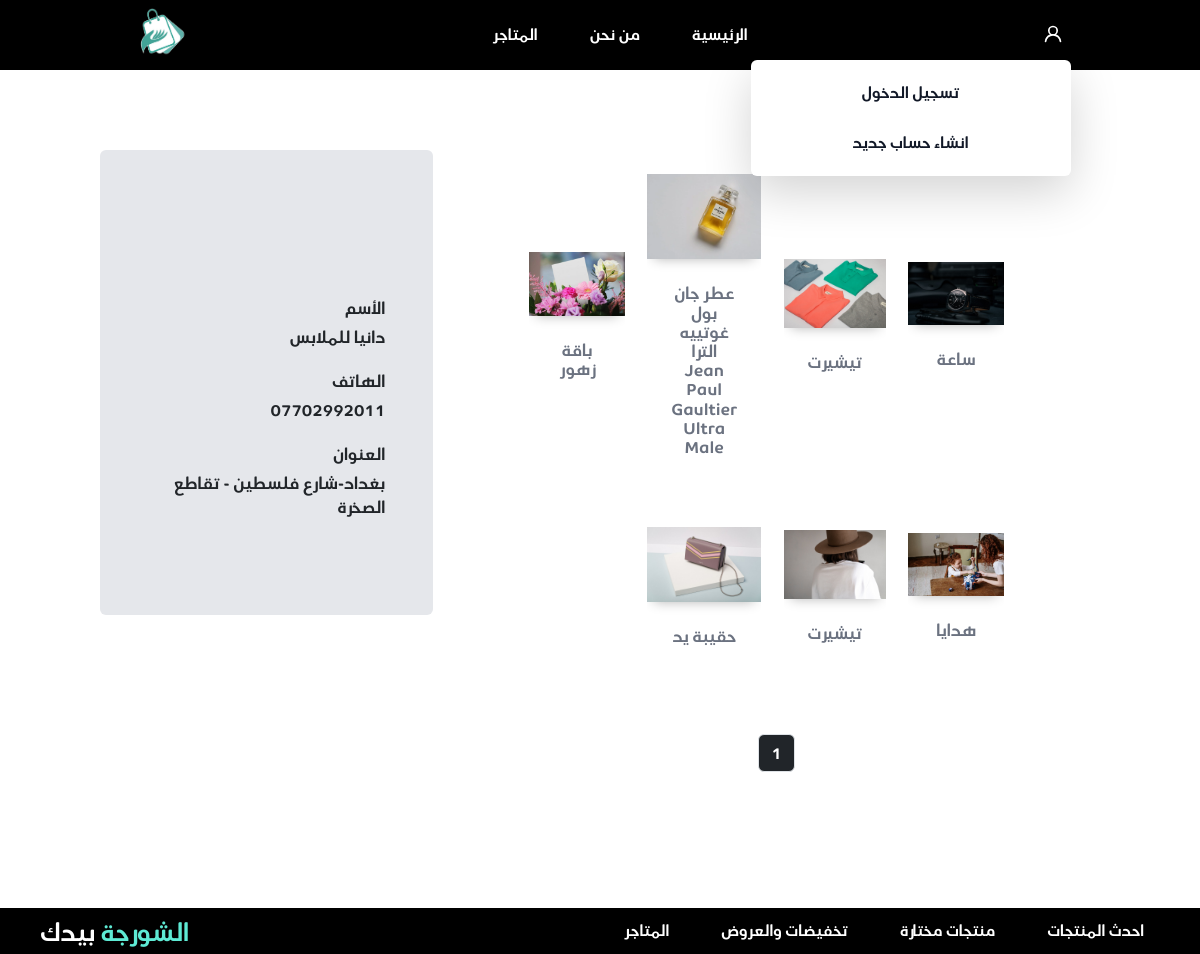
The page /vendor/store/دانيا للملابس/ on the database as committed earlier.
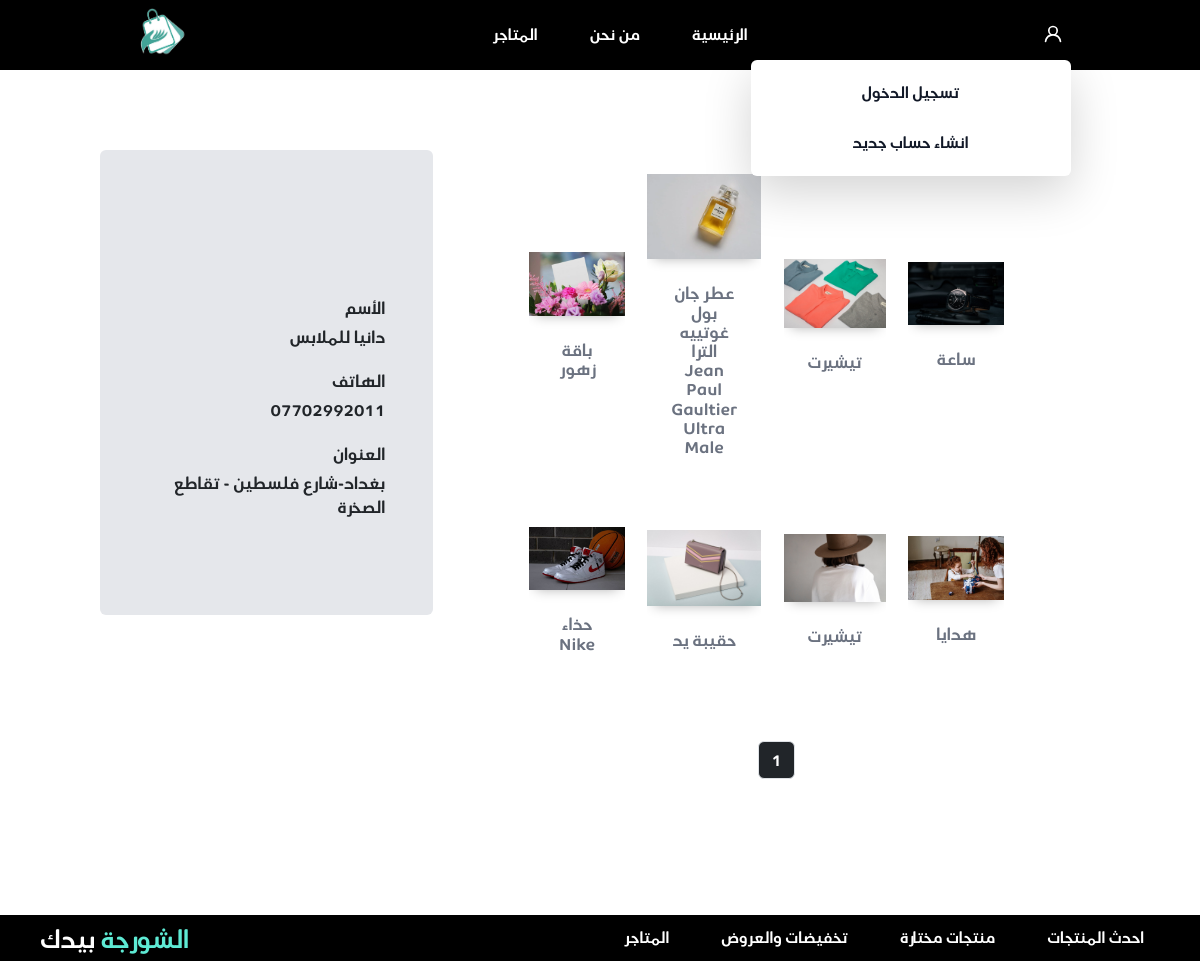
The same page on the database as committed later.
### jumla/models.py (models this page shows, shortened)
class Product(models.Model):
    ProductName = models.CharField(max_length=255)
    Size = models.CharField(max_length=255)
    price = models.DecimalField(max_digits=12, decimal_places=2)
    description = models.CharField(max_length=255)
    shopOwner = models.ForeignKey(Shop, on_delete=models.CASCADE, related_name="shop_products")
    Date = models.DateTimeField(default=timezone.now)
    is_active = models.BooleanField(default=True)
    Category = models.ForeignKey(Category, on_delete=models.CASCADE, related_name="product_Category")

class product_Images(models.Model):
    image = models.ImageField(upload_to="images/", null=True)
    product = models.ForeignKey(Product, on_delete=models.CASCADE, related_name="Image_Product")
    class Meta:
        verbose_name = "product_Image"
        verbose_name_plural = "product_Images"

class Shop(models.Model):
    shopName = models.CharField(max_length=255)
    shopOwner = models.OneToOneField(User, on_delete=models.CASCADE, related_name="shopOwner")
    def __str__(self):
        return f"{self.shopName}"

class User(AbstractUser):
    username = None
    phone_number = models.CharField(max_length=11, unique=True)
    address = models.CharField(max_length=255, null=True)
    USERNAME_FIELD = 'phone_number'
    REQUIRED_FIELDS = []
    objects = CustomUserManager()
    class Meta:
        verbose_name = "user"
        verbose_name_plural = "users"

### jumla/views/vender.py (the view)
# urls.py: path('store/<store>/', vender.show_store, name='show_store'),
def show_store(request, store):
    vender = get_object_or_404(Shop, shopName__contains=store)
    shop_products = Product.objects.filter(shopOwner__shopName__contains=vender)
    paginator_element = MyPaginator(shop_products, 10)
    page_number = request.GET.get('page')
    page_elements = paginator_element.get_pages(page_number)
    context = {"page_elements": page_elements[1], "page_nums": page_elements[0], 'vender': vender}
    return render(request, 'jumla/vender/stores.html', context)

### jumla/utilities/paginator.py (called while the page is built)
    def get_pages(self, page):
        self.page_nums = "a" * self.items.get_page(page).paginator.num_pages
        self.pages = self.items.get_page(page)
        return self.page_nums, self.pages

### jumla/templates/jumla/vender/stores.html (shortened to what this page needs)
{% extends 'jumla/base/base.html' %}
{% load static %}
{% block static %}
    <link rel="stylesheet" type="text/css" href="{% static 'jumla/landpage.css' %}">
{% endblock %}
{% block content %}
<div class="">
<div class=" grid grid-cols-3">
    <div class="p-5 col-span-2">
        <div class="mt-2 p-5">
            <div class="product-grid">
                  {% for product in page_elements %}
          <div class=" bg-white"  >
                    <div class = "product">
                        <div class = "product-img">
                            <img src="{{ product.Image_Product.first.image.url }}"  alt = "front product image">
                        </div>
                       <div class ="text-center   p-4 mb-4">
                        <h1 class="text-gray-500">{{ product.ProductName }} </h1>
                       </div>
                    </div>
                </div>
        {% endfor %}
            </div>
        {% include 'jumla/base/paginator.html' %}
        </div>
    </div>
    <div class=" mt-20  ">
<div class="bg-gray-200 p-5 rounded ">
    <div class=" flex flex-col  justify-center  py-5" style="border: black;display:flex;flex-direction:row">
        <div class="-mt-2" style="border: black;margin-top:50px">
            <div style="display: flex;flex-direction:column">
                <p class="input_word " style="margin-left: 140px; margin-bottom: 5px;">الأسم</p>
                <p>{{ vender.shopName }}</p>
            </div>
            <div style="display: flex;flex-direction:column;padding-top:20px">
                <p class="input_word" style="margin-left: 140px; margin-bottom: 5px;">الهاتف</p>
                <p>{{ vender.shopOwner.phone_number }}</p>
            </div>
            <div style="display: flex;flex-direction:column;padding-top:20px">
                <p class="input_word" style="margin-left: 140px; margin-bottom: 5px;">العنوان</p>
                <p>{{ vender.shopOwner.address }}</p>
            </div>
        </div>
    </div>
</div>
    </div>
</div>
</div>
{% endblock %}

### jumla/templates/jumla/base/base.html (shortened to what this page needs)
<!DOCTYPE html>
{% load static %}
<html lang="ar" dir="rtl">
<head>
{% include 'jumla/base/header.html' %}
</head>
<body>
{% include 'jumla/base/navbar.html' %}
<div class="container">
     {% block content %}
    {% endblock %}
</div>
  {% include 'jumla/base/footer.html' %}
{% block static %}
    {% endblock %}
</body>
</html>

### jumla/templates/jumla/base/header.html (shortened to what this page needs)
{% load static %}
<link href="https://cdn.jsdelivr.net/npm/bootstrap@5.2.0-beta1/dist/css/bootstrap.min.css" rel="stylesheet">
    <link rel="stylesheet" type="text/css" href="{% static 'jumla/style.css' %}">
    <script src="https://cdn.tailwindcss.com"></script>

### jumla/templates/jumla/base/navbar.html (shortened to what this page needs)
{% load static %}
<nav class="bg-black">
        <div class="flex justify-around p-2 ">
            <div class="flex py-2 -mr-2">
                <div x-data="{ dropdownOpen: false }" class="relative ">
                    <button @click="dropdownOpen = !dropdownOpen" class="relative z-10 block rounded-md  p-2 focus:outline-none hover:bg-slate-500/75  drop-shadow-md rounded hover:ring-white">
                        <svg class="w-5 h-5     text-white   " xmlns="http://www.w3.org/2000/svg" viewBox="0 0 24 24"><path fill="#FFFFFF" d="M15.71,12.71a6,6,0,1,0-7.42,0,10,10,0,0,0-6.22,8.18,1,1,0,0,0,2,.22,8,8,0,0,1,15.9,0,1,1,0,0,0,1,.89h.11a1,1,0,0,0,.88-1.1A10,10,0,0,0,15.71,12.71ZM12,12a4,4,0,1,1,4-4A4,4,0,0,1,12,12Z"/></svg>
                    </button>
                    <div x-show="dropdownOpen" @click="dropdownOpen = false" class="fixed inset-0 h-full w-full z-10"></div>
                    <div x-show="dropdownOpen" class="absolute right-0 mt-2 bg-white rounded-md shadow-lg overflow-hidden z-20" style="width:20rem;">
                        <div class="py-2">
                            {% if user.is_authenticated %}
                                          <a href="#" class="transition-colors duration-200  w-full py-3 text-normal text-gray-900  border-b   hover:bg-teal-500 hover:text-white">
                                        <h1 class="text-center  text-medium  font-semibold ">
                                            <span >{{ user.first_name }}</span> </h1>
                                    </a>
                                          <a href="{% url 'change_password' %}" class="transition-colors duration-200  w-full w-full py-3 text-normal text-gray-900   hover:bg-teal-500 hover:text-white">
                                        <h1 class="text-center text-medium  font-semibold"> تغيير الرمز </h1>
                                    </a>
                                    <a href="{% url 'logout' %}" class="transition-colors duration-200  w-full py-3 text-normal text-gray-900 border-t hover:bg-teal-500 hover:text-white">
                                        <h1 class="text-center text-medium  font-semibold"> تسجيل الخروج   </h1>
                                    </a>
                                   {% else %}
                                    <a href="{% url 'login' %}" class="transition-colors duration-200  w-full py-3 text-normal text-gray-900     hover:bg-teal-500 hover:text-white">
                                        <h1 class="text-center  text-medium  font-semibold ">  تسجيل الدخول </h1>
                                    </a>
                                    <a href="{% url 'register' %}" class="transition-colors duration-200  w-full  py-3 text-normal text-gray-900    hover:bg-teal-500 hover:text-white">
                                        <h1 class="text-center font-semibold text-medium  ">انشاء حساب جديد</h1>
                                    </a>
                                    {% endif %}
                        </div>
                    </div>
                </div>
            </div>
            <div class="m-1">
                <div class=" flex  p-2">
                    <a href="{% url 'home' %}" class = "text-white px-3 hover:text-slate-100 inline-block pl-10 ">
                   <h1 class="hover:text-gray-300">
                    الرئيسية
                    </h1>
                </a>
                <a href="{% url 'who_are_we' %}" class = "text-white px-3 inline-block pl-10">
                   <h1  class="hover:text-gray-300"> من نحن</h1></a>
                     <a href="{% url 'show_markets' %}" class = "text-white px-3 inline-block pl-10">
                    <h1  class="hover:text-gray-300" >
                        المتاجر
                    </h1></a>
                </div>
            </div>
                   <div class="brand-image">
                  <img src="{% static 'jumla/images/shorja.jpg' %}" class="h-12 w-12" alt="">
                   </div>
        </div>
</nav>

### jumla/templates/jumla/base/paginator.html (shortened to what this page needs)
<div class="flex justify-center p-10">
  <div class="flex flex-col items-center">
         <nav aria-label="Page navigation">
          <ul class="pagination">
          {% for i in page_nums %}
            <li class="page-item">
                <a class="page-link bg-dark  text-white"
                   href="?page={{ forloop.counter  }}">{{ forloop.counter }}</a>
            </li>
          {% endfor %}
          </ul>
        </nav>
  </div>
</div>

### jumla/templates/jumla/base/footer.html
<footer class="bg-black mt-auto  "  >
        <div class=" flex  left-0 bottom-0 justify-between ">
            <div class=" flex  py-2 mr-10 ">
                <a href="{% url 'home' %}" class = "text-white px-3  hover:text-slate-100 inline-block  ">
                   <h1 class="hover:text-gray-300">
                    احدث المنتجات
                    </h1>
                </a>
                <a href="#" class = "text-white px-3 inline-block ">
                   <h1  class="hover:text-gray-300"> منتجات مختارة </h1></a>
                <a href="#" class = "text-white px-3 inline-block ">
                    <h1  class="hover:text-gray-300"> تخفيضات والعروض </h1></a>
                <a href="#" class = "text-white px-3 inline-block ">
                    <h1  class="hover:text-gray-300" >
                        المتاجر
                    </h1></a>
            </div>
           <div class="ml-10">
            <h1 class="text-2xl  mt-2 text-white"><span class="text-teal-300">الشورجة</span> بيدك</h1>
           </div>
        </div>
</footer>

### jumla/static/jumla/style.css (style rules this page uses)
body { font-family: air-arabia, sans-serif; }

### jumla/static/jumla/landpage.css (style rules this page uses)
a { text-decoration: none; padding: 6px 14px; font-size: 15px; margin: 0px 0px 0px 20px; display: inline-block; color: white; }
.product { overflow: hidden; -webkit-transition: -webkit-box-shadow 0.4s ease-out; transition: -webkit-box-shadow 0.4s ease-out; -o-transition: box-shadow 0.4s ease-out; transition: box-shadow 0.4s ease-out; transition: box-shadow 0.4s ease-out, -webkit-box-shadow 0.4s ease-out; position: relative; }
.product-img img { -webkit-box-shadow: 0 6px 12px -7px rgba(171, 171, 171, 1); box-shadow: 0 6px 12px -7px rgba(171, 171, 171, 1); }
.product-grid { display: grid; grid-template-columns: repeat(4, 1fr); -webkit-box-align: center; -ms-flex-align: center; align-items: center; -webkit-box-pack: center; -ms-flex-pack: center; justify-content: center; gap: 1.4rem; }

Rows that differ between the two databases and show on the page:
added Product: Image_Product.first.image (picture), ProductName "حذاء Nike"
